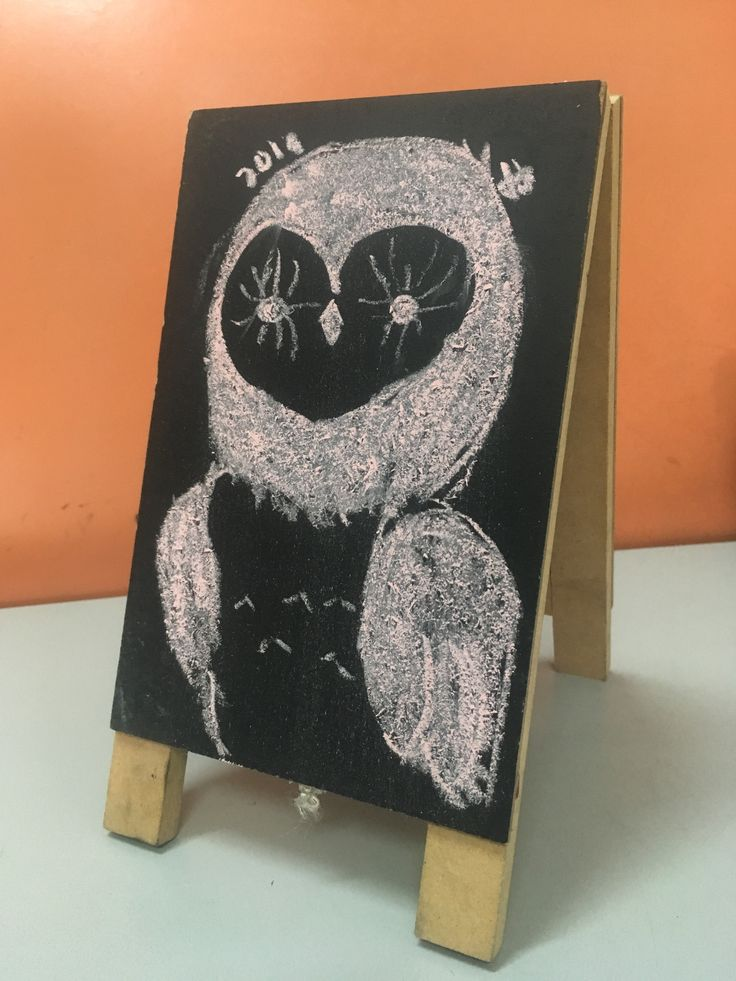
#> input picture images/ChalkOwl.jpg, 736 x 981 px
$ python main.py   (older library calls are emulated)
#> lines starting #> are read from the running program, lines starting #| are printed output that depends on the picture; after the words box and inside, x2 and y2 are one past the last pixel; in counts of white or black regions, pixels touching at a corner belong together
# +----------------------------------------------------------------------------+
# | CARDUI TECH v1.0.0
# +----------------------------------------------------------------------------+
# | Copyright (c) 2024 - 2025, CARDUITECH.COM (www.carduitech.com)
# | Vanessa Reteguín <vanessa@reteguin.com>
# | Released under the MIT license
# | www.carduitech.com/carduiframework/license/license.txt
# +----------------------------------------------------------------------------+
# | Author.......: Vanessa Reteguín <vanessa@reteguin.com>
# | Author.......: Eduardo Isaí López <https://github.com/VendosPan>
# | First release: October 17th, 2025
# | Last update..: October 17th, 2025
# | WhatIs.......: Image Processing  - Main
# +----------------------------------------------------------------------------+

# ------------ Resources / Documentation involved -------------
# [1] Transforming Images: RGB to Grayscale and Gamma Correction with Python
#     https://medium.com/@sinhaaa003/transforming-images-rgb-to-grayscale-and-gamma-correction-with-python-fe5a0afa12b9
# [2] Canny Edge Detection
#     https://docs.opencv.org/4.x/da/d22/tutorial_py_canny.html
# [3] Laplacian of Gaussian Filter (LoG) for Image Processing
#     https://medium.com/@rajilini/laplacian-of-gaussian-filter-log-for-image-processing-c2d1659d5d2
# [4] Exploring Edge Detection in Python: 2- Sobel Edge Detector: A Closer Look
#     https://medium.com/@erhan_arslan/exploring-edge-detection-in-python-2-sobel-edge-detector-a-closer-look-de051a7b56df
# [5] Image Preprocessing with Computer Vision: Edge Detection Using Prewitt Algorithm
#     https://medium.com/@hassanjadoon2001/image-preprocessing-with-computer-vision-edge-detection-using-prewitt-algorithm-d4f00a2f1565
# [6] Erosion and Dilation of images using OpenCV in Python
#     https://www.geeksforgeeks.org/python/erosion-dilation-images-using-opencv-python/
# [7] Python | Morphological Operations in Image Processing (Opening) | Set-1
#     https://www.geeksforgeeks.org/python/python-morphological-operations-in-image-processing-opening-set-1/
# [8] Image Translation using OpenCV | Python
#     https://www.geeksforgeeks.org/python/image-translation-using-opencv-python/
# [9] Resizing and Rescaling Images with OpenCV
#     https://opencv.org/blog/resizing-and-rescaling-images-with-opencv/

# ------------------------- Libraries -------------------------
import cv2
import matplotlib.pyplot as plt
import numpy as np

# --------------------------- Code ----------------------------
# --- 1. Cargar imagen ---
# ruta = input("Ingresa la ruta de la imagen: ")  # ejemplo: "imagen.jpg"
ruta = "images/ChalkOwl.jpg"
imagen = cv2.imread(ruta)
#> imagen is the input picture: shape (981, 736, 3); mean B, G, R 108.1, 129.9, 153.4

if imagen is None:
    print("No se pudo cargar la imagen. Verifica la ruta.")
    exit()

# --- 2. Escala de grises ---
gris = cv2.cvtColor(imagen, cv2.COLOR_BGR2GRAY)

# --- 3. Negativo ---
negativo = cv2.bitwise_not(imagen)

# --- 4. Potencia (corrección gamma) --- [1]
gamma = 2.2
gamma_corrected = np.array(255 * (imagen / 255) ** gamma, dtype='uint8')

# --- 5. Binarización ---
_, binaria = cv2.threshold(gris, 127, 255, cv2.THRESH_BINARY)
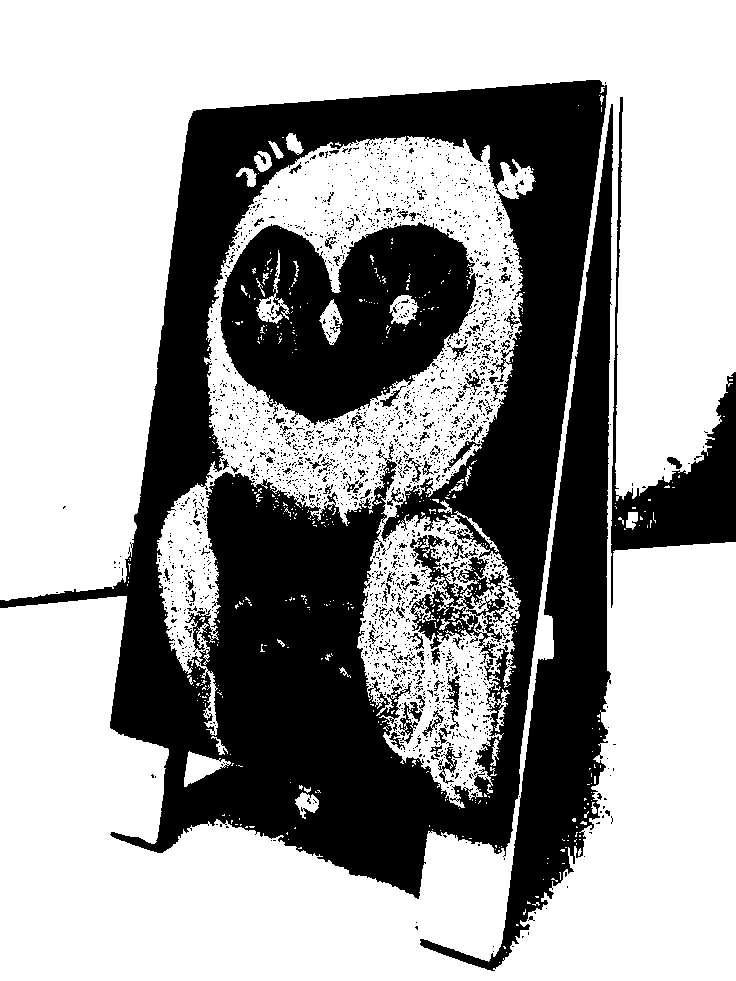
#> binaria: shape (981, 736); 63% white; 2237 black regions (2123 under 20 px), largest, box (x1, y1, x2, y2) and area: (0, 80, 607, 899) 168740, (420, 104, 613, 971) 37303, (220, 222, 476, 425) 33999

# --- 6. Bordes --- [2]
Bordes_img = cv2.imread(ruta, cv2.IMREAD_GRAYSCALE)
#> Bordes_img: shape (981, 736); min 12, max 250, mean 134.5
edges = cv2.Canny(Bordes_img,100,200)
#> edges: shape (981, 736); 7.4% white in thin lines or dots

# --- 7. Laplace --- [3]
Laplace_img = cv2.imread(ruta, cv2.IMREAD_COLOR)
Laplace_img = cv2.GaussianBlur(Laplace_img, (3, 3), 0)
image_gray = cv2.cvtColor(Laplace_img, cv2.COLOR_BGR2GRAY)
filtered_image = cv2.Laplacian(image_gray, cv2.CV_16S, ksize=9)

# --- 8. Sobel --- [4]
image = cv2.imread(ruta, cv2.IMREAD_GRAYSCALE)
# Apply Sobel operator
sobel_x = cv2.Sobel(image, cv2.CV_64F, 1, 0, ksize=3)
sobel_y = cv2.Sobel(image, cv2.CV_64F, 0, 1, ksize=3)
# Calculate gradient magnitude
magnitude = np.sqrt(sobel_x**2 + sobel_y**2)
# Apply a threshold to identify edges
threshold = 50
edge_image = magnitude > threshold
#> edge_image: shape (981, 736) bool; 20.1% white; 886 white regions (839 under 20 px), largest, box (x1, y1, x2, y2) and area: (0, 78, 736, 958) 132921, (357, 231, 460, 365) 3146, (412, 910, 521, 974) 1009

# --- 9. Prewitt ---
Prewitt_image = cv2.imread(ruta)
gray_image = cv2.cvtColor(Prewitt_image, cv2.COLOR_BGR2GRAY)
# Apply Gaussian blur
Prewitt_img_gaussian = cv2.GaussianBlur(gray_image, (3, 3), 0)
# Prewitt Operator
kernelPrewittx = np.array([[1, 1, 1], [0, 0, 0], [-1, -1, -1]])
kernelPrewitty = np.array([[-1, 0, 1], [-1, 0, 1], [-1, 0, 1]])
# Apply Prewitt X Kernel
img_prewittx = cv2.filter2D(Prewitt_img_gaussian, -1, kernelPrewittx)
# Apply Prewitt Y Kernel
img_prewitty = cv2.filter2D(Prewitt_img_gaussian, -1, kernelPrewitty)
# Combine the two images
img_prewitt = img_prewittx + img_prewitty
# Convert the image back to uint8
img_prewitt_uint8 = cv2.convertScaleAbs(img_prewitt)

# --- 10. Erosión --- [6]
Erosion_img = cv2.imread(ruta, 0)
Erosion_kernel = np.ones((5, 5), np.uint8)
img_erosion = cv2.erode(Erosion_img, Erosion_kernel, iterations=1)

# --- 11. Dilatación --- [6]
Dilatation_img = cv2.imread(ruta, 0)
dilatation_kernel = np.ones((5, 5), np.uint8)
img_dilation = cv2.dilate(Dilatation_img, dilatation_kernel, iterations=1)

# --- 12. Apertura (Opening) --- [7]
Opening_img = cv2.imread(ruta, 0)
# Define 5x5 structuring element (kernel)
Opening_kernel = np.ones((3, 3), np.uint8)

# Apply Opening to remove small white noise
opening = cv2.morphologyEx(Opening_img, cv2.MORPH_OPEN, Opening_kernel)

# --- 13. Cierre (Closing) --- [7]
Closing_img = cv2.imread(ruta, 0)
Closing_kernel = np.ones((3, 3), np.uint8)
closing = cv2.morphologyEx(Closing_img, cv2.MORPH_CLOSE, Closing_kernel)

# --- 14. Rotación ---
h, w = imagen.shape[:2]   # alto, ancho
#> h = 981; w = 736
centro = (w // 2, h // 2)
#> centro = (368, 490)
angulo = 45              # grados de rotación
escala = 1.0
matriz_rotacion = cv2.getRotationMatrix2D(centro, angulo, escala)
rotada = cv2.warpAffine(imagen, matriz_rotacion, (w, h))
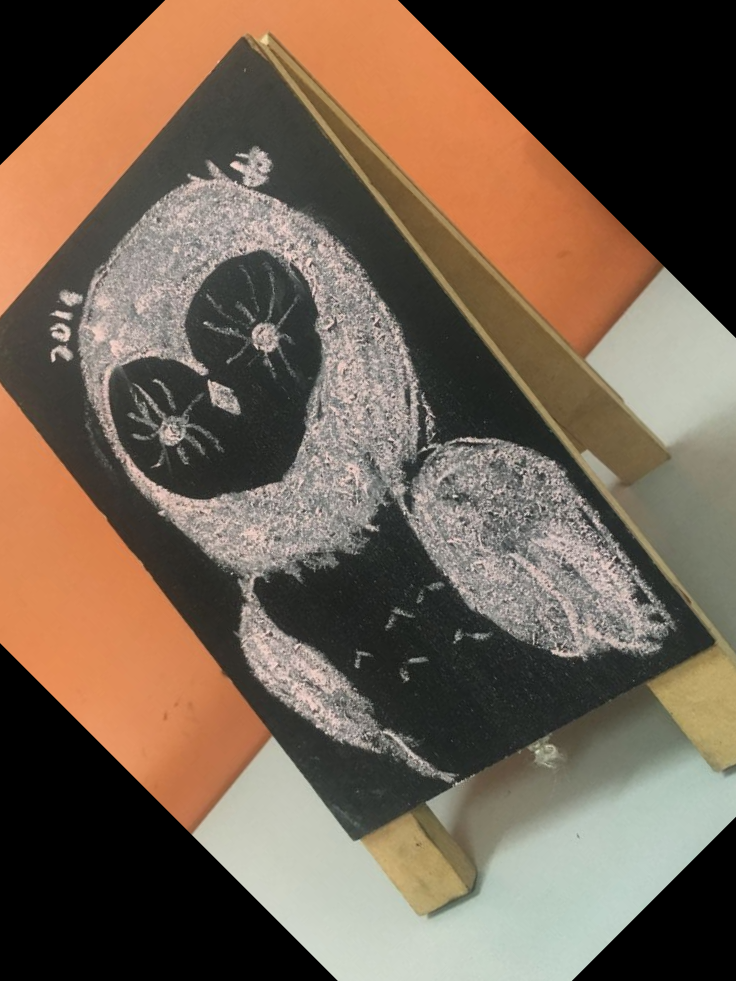
#> rotada: shape (981, 736, 3); mean B, G, R 81.2, 97, 113.8

# --- 15. Traslación --- [8]
traslation_image = cv2.imread(ruta)
height, width = traslation_image.shape[:2]
#> height = 981; width = 736
quarter_height, quarter_width = height / 4, width / 4
#> quarter_height = 245.2; quarter_width = 184
T = np.float32([[1, 0, quarter_width], [0, 1, quarter_height]])
#> T = [[1, 0, 184], [0, 1, 245.2]]
img_translation = cv2.warpAffine(image, T, (width, height))
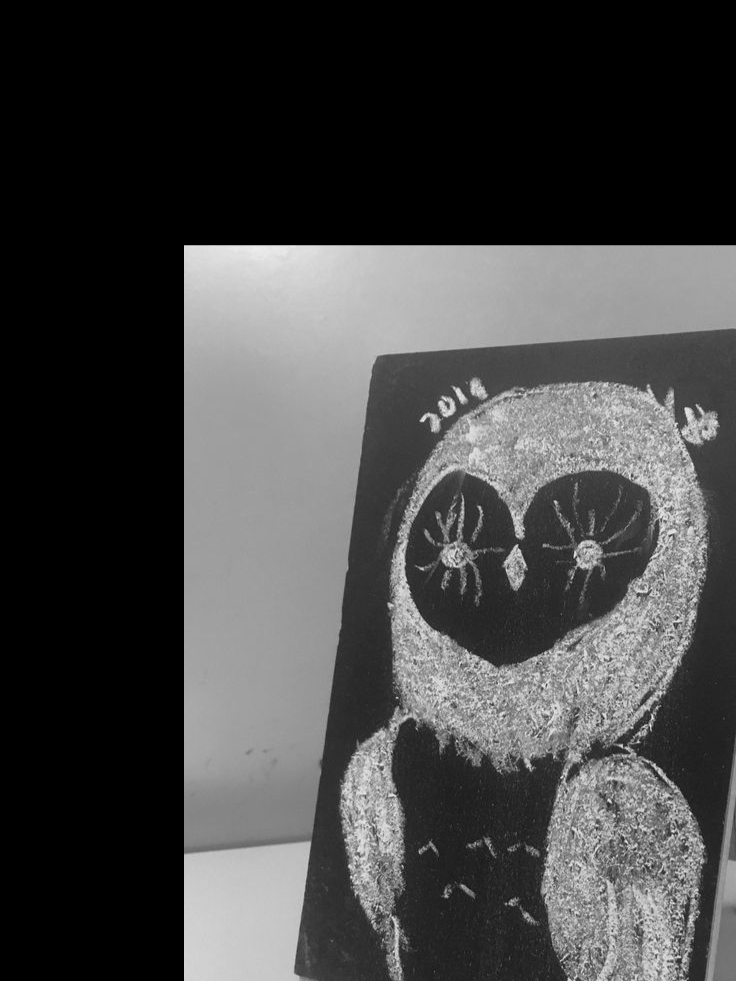
#> img_translation: shape (981, 736); min 0, max 243, mean 69.4

# --- 16. Escalamiento ---
rezie_image = cv2.imread(ruta)
new_width = 300
new_height = 250
resized_image = cv2.resize(rezie_image, (new_width, new_height))
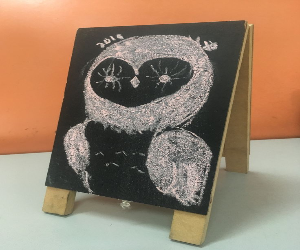
#> resized_image: shape (250, 300, 3); mean B, G, R 108, 129.8, 153.3

# --- 17. Esquelitización ---
# Read the image as a grayscale image
img_skeletonization = cv2.imread(ruta, 0)

# Threshold the image
ret,img_skeletonization = cv2.threshold(img_skeletonization, 127, 255, 0)

# Step 1: Create an empty skeleton
size = np.size(img_skeletonization)
#> size = 722016
skel = np.zeros(img_skeletonization.shape, np.uint8)

# Get a Cross Shaped Kernel
element = cv2.getStructuringElement(cv2.MORPH_CROSS, (3,3))

# Repeat steps 2-4
while True:
    #Step 2: Open the image
    open = cv2.morphologyEx(img_skeletonization, cv2.MORPH_OPEN, element)
    #Step 3: Substract open from the original image
    temp = cv2.subtract(img_skeletonization, open)
    #Step 4: Erode the original image and refine the skeleton
    eroded = cv2.erode(img_skeletonization, element)
    skel = cv2.bitwise_or(skel,temp)
    img_skeletonization = eroded.copy()
    # Step 5: If there are no white pixels left ie.. the image has been completely eroded, quit the loop
    if cv2.countNonZero(img_skeletonization)==0:
        break
#> img_skeletonization: shape (981, 736); every value is 0
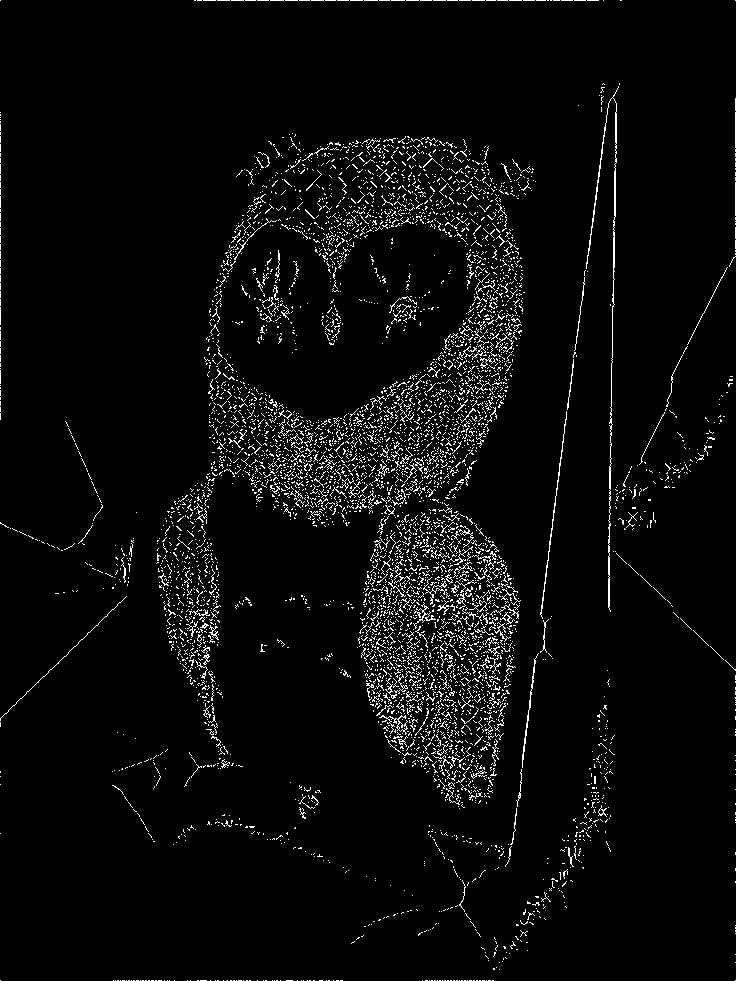
#> skel: shape (981, 736); 4% white in thin lines or dots

# --- X. Abrillantar (potenciar brillo) ---
brillo = cv2.convertScaleAbs(imagen, alpha=1.2, beta=30)
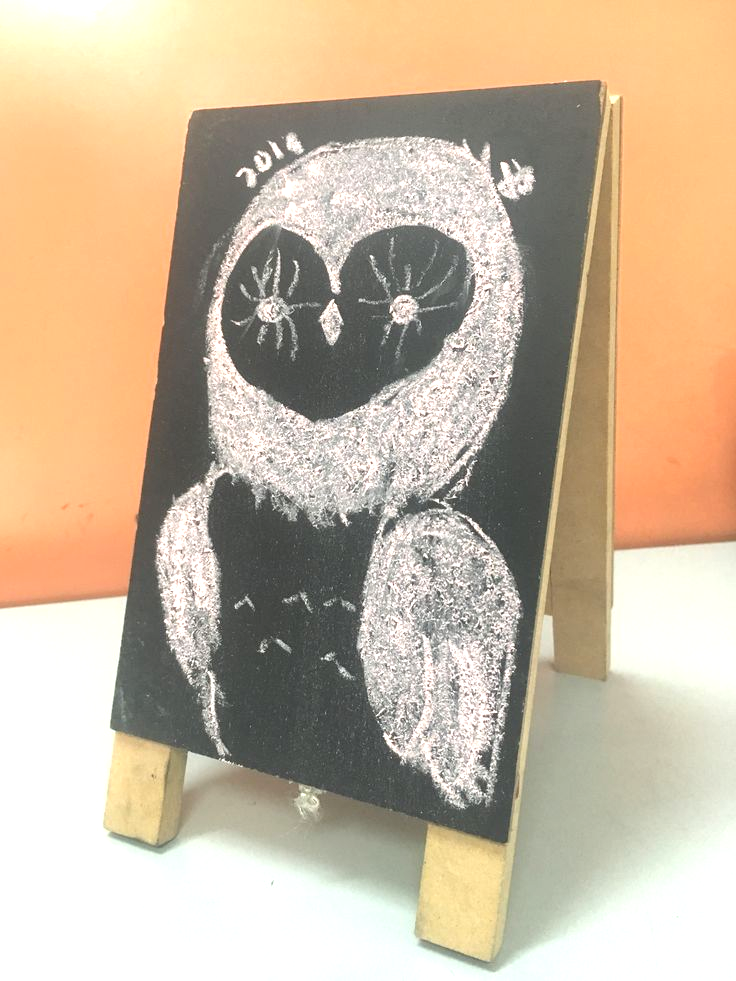
#> brillo: shape (981, 736, 3); mean B, G, R 158.2, 182.3, 199.7

# --- 18. Calcular histograma de la imagen original ---
color = ('b', 'g', 'r')

plt.figure(figsize=(16, 8))

# ---- Mostrar imágenes ----
### Original
plt.subplot(4, 8, 1)
plt.title("Original")
plt.imshow(cv2.cvtColor(imagen, cv2.COLOR_BGR2RGB))
plt.axis('off')

### Negativo
plt.subplot(4, 8, 2)
plt.title("Negativo")
plt.imshow(cv2.cvtColor(negativo, cv2.COLOR_BGR2RGB))
plt.axis('off')

### Escala de grises
plt.subplot(4, 8, 3)
plt.title("Escala de grises")
plt.imshow(gris, cmap='gray')
plt.axis('off')

### Potencia (corrección gamma) [1]
plt.subplot(4, 8, 4)
plt.title("Corrección gamma")
plt.imshow(cv2.cvtColor(gamma_corrected, cv2.COLOR_BGR2RGB))
plt.axis('off')

### Binarizada
plt.subplot(4, 8, 5)
plt.title("Binarizada")
plt.imshow(binaria, cmap='gray')
plt.axis('off')

### Bordes [2]
plt.subplot(4, 8, 5)
plt.title("Bordes")
plt.imshow(edges, cmap='gray')
plt.xticks([])
plt.yticks([])
plt.axis('off')

### Laplace [3]
plt.subplot(4, 8, 6)
plt.title("Laplace")
plt.imshow(filtered_image, cmap='gray')
plt.axis('off')

### Sobel [4]
plt.subplot(4, 8, 7)
plt.title("Sobel")
plt.imshow(edge_image, cmap='gray')
plt.axis('off')

### Prewitt [5]
plt.subplot(4, 8, 8)
plt.title("Prewitt")
plt.imshow(img_prewitt_uint8, cmap='gray')
plt.axis('off')

### Erosión [6]
plt.subplot(4, 8, 9)
plt.title("Erosión")
plt.imshow(img_erosion, cmap='gray')
plt.axis('off')

### Dilatación [6]
plt.subplot(4, 8, 10)
plt.title("Dilatación")
plt.imshow(img_dilation, cmap='gray')
plt.axis('off')

### Apertura [7]
plt.subplot(4, 8, 11)
plt.title("Apertura")
plt.imshow(cv2.cvtColor(opening, cv2.COLOR_BGR2RGB))
plt.axis('off')

### Cierre [7]
plt.subplot(4, 8, 12)
plt.title("Cierre")
plt.imshow(cv2.cvtColor(closing, cv2.COLOR_BGR2RGB))
plt.axis('off')

### Rotación
plt.subplot(4, 8, 13)
plt.title("rotación")
plt.imshow(cv2.cvtColor(rotada, cv2.COLOR_BGR2RGB))
plt.axis('off')

### Traslación
plt.subplot(4, 8, 14)
plt.title("Traslación")
plt.imshow(cv2.cvtColor(img_translation, cv2.COLOR_BGR2RGB))
plt.axis('off')

### Escalamiento
plt.subplot(4, 8, 15)
plt.title("Escalamiento")
plt.imshow(cv2.cvtColor(resized_image, cv2.COLOR_BGR2RGB))
plt.axis('off')

### Esquelitización
plt.subplot(4, 8, 16)
plt.title("Esquelitización")
plt.imshow(cv2.cvtColor(skel, cv2.COLOR_BGR2RGB))
plt.axis('off')

### Invertida
# [6 lines of commented-out code are left out]
plt.subplot(2, 1, 2)
for i, col in enumerate(color):
    hist = cv2.calcHist([imagen], [i], None, [256], [0, 256])
    plt.plot(hist, color=col)
    plt.xlim([0, 256])
plt.title("Histograma de la imagen original")
plt.xlabel("Nivel de intensidad")
plt.ylabel("Cantidad de píxeles")

plt.tight_layout()
plt.show()
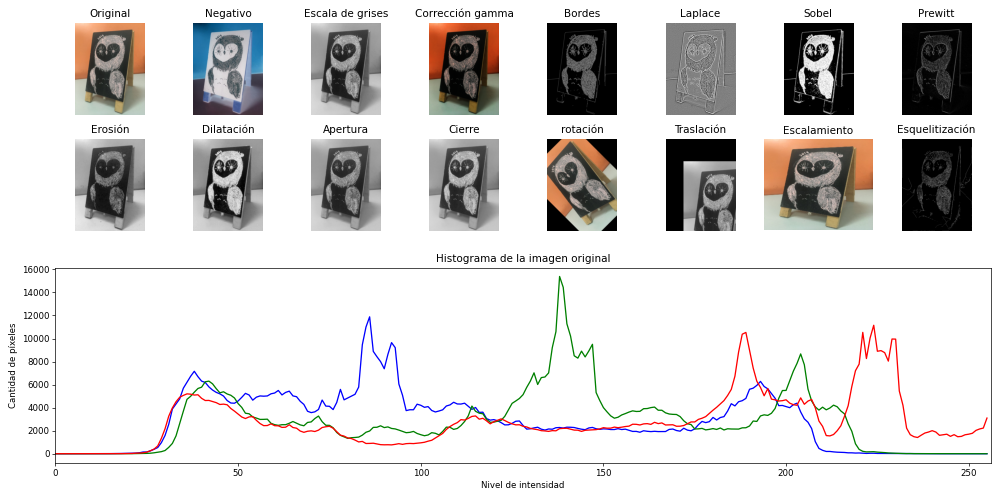
#> figure drawn by matplotlib, 17 panels; panel 17: curve peaks at x = 86, y = 11882; panel 17: curve peaks at x = 138, y = 15385; panel 17: curve peaks at x = 224, y = 11149
